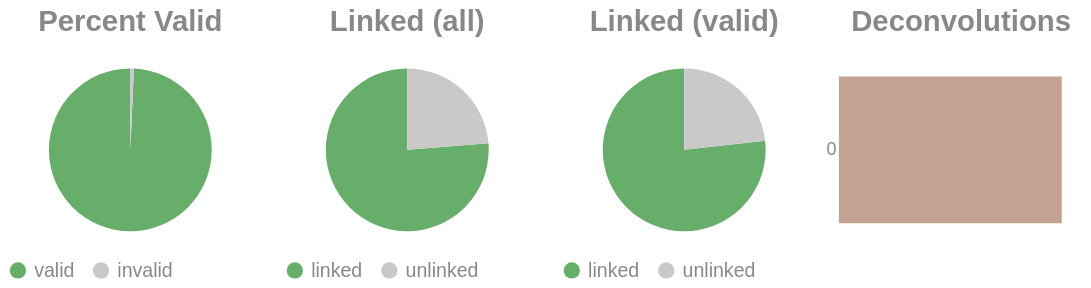

The notebook cell this image was saved under:
### Code cell
if SKIPLR:
    pass
else:
    clash = Counter()
    for i in valids['molecule'].to_list():
        _mol = i.split("-")
        if len(_mol) == 1:
            clash.update('0')
        else:
            clash.update(_mol[-1])

    _d = {"deconvolutions": [], 'count': []}
    for k,v in clash.items():
        _d['deconvolutions'].append(k)
        _d['count'].append(v)

    tot_valid = valids['reads'].sum()
    mask = valids['reads'] >= 2
    n_linked_reads = valids.filter(mask)['reads'].sum()
    if n_linked_reads == 0:
        print_html("No linked molecules (>=2 reads) were detected; skipping linked-only distributions.")
        SKIPLR = True
    else:
        perc_valid = round(tot_valid / n_reads, 4)
        linked_perc_abs = round(n_linked_reads / n_reads, 4)
        linked_perc = round(n_linked_reads / tot_valid, 4)

    _valid = pl.DataFrame({"valids": ['valid', 'invalid'], "count": [tot_valid, n_reads - tot_valid]})
    _linked_abs = pl.DataFrame({"linked (absolute)": ['linked', 'unlinked'], "count": [n_linked_reads, n_reads - n_linked_reads]})
    _linked_rel = pl.DataFrame({"linked (valids)": ['linked', 'unlinked'], "count": [n_linked_reads, tot_valid - n_linked_reads]})

    (
        alt.hconcat(
            piechart(_valid, goodval = 'valid', title = "Percent Valid"),
            piechart(_linked_abs, goodval = "linked", title =  "Linked (all)"),
            piechart(_linked_rel, goodval = "linked", title =  "Linked (valid)"),
            convolutionbar(pl.DataFrame(_d), title = "Deconvolutions"),
            center = True,
            bounds = 'flush'
        )
        .resolve_scale(color='independent')
        .resolve_legend('independent')
        .properties(usermeta={'embedOptions': {"actions": False}})
    ).display()

### Figure 1 — Vega-Lite specification as saved in the notebook (floating-point values rounded to 4 significant figures)
{"width": "container", "height": 400, "config": {"title": {"anchor": "start", "dy": -15, "fontSize": 18, "color": "#888888", "subtitleColor": "#888888", "subtitleFontSize": 14}, "arc": {"fill": "#0072B2"}, "axis": {"domainColor": "#888888", "domainWidth": 0.5, "gridWidth": 0.2, "grid": false, "titleFontWeight": 400, "titleFontSize": 15, "labelFontSize": 11, "labelColor": "#888888", "tickColor": "#888888", "tickWidth": 0.2, "titleColor": "#888888"}, "axisBand": {"grid": false}, "axisX": {"grid": true, "tickSize": 10, "domainCap": "round"}, "axisY": {"domain": false, "grid": true, "tickSize": 0, "domainCap": "round"}, "background": "transparent", "header": {"labelFontSize": 15, "labelColor": "#888888", "titleFontSize": 15, "titleFontWeight": 600, "titleColor": "#888888"}, "legend": {"labelFont": "sans-serif", "labelFontSize": 12, "labelColor": "#888888", "symbolSize": 100, "symbolType": "circle", "titleFontSize": 12, "titlePadding": 10, "titleColor": "#888888", "title": null}, "range": {"category": ["#E69F00", "#56B4E9", "#009E73", "#F0E442", "#0072B2", "#D55E00", "#CC79A7", "#000000"], "diverging": ["#cfe8f3", "#a2d4ec", "#73bfe2", "#46abdb", "#1696d2", "#12719e"]}, "area": {"fill": "#0072B2", "fillOpacity": 0.7, "line": true, "strokeOpacity": 0.7}, "line": {"color": "#0072B2", "stroke": "#0072B2", "strokeWidth": 2}, "trail": {"color": "#0072B2", "stroke": "#0072B2", "strokeWidth": 0, "size": 1}, "point": {"filled": true, "fillOpacity": 1.0, "size": 95}, "text": {"color": "#888888", "fontSize": 11, "align": "right", "fontWeight": 400, "size": 11}, "bar": {"fill": "#0072B2", "stroke": null}, "view": {"stroke": null, "continuousWidth": 660, "continuousHeight": 400}}, "hconcat": [{"data": {"name": "data-96cc434ac1ca9ad7dd1f95c42b9c9c7b"}, "mark": {"type": "arc"}, "encoding": {"color": {"field": "valids", "legend": {"orient": "bottom", "title": null}, "scale": {"domain": ["valid", "invalid"], "range": ["#68ae6b", "#C9C9C9"]}, "title": "Valids", "type": "nominal"}, "theta": {"field": "count", "type": "quantitative"}, "tooltip": [{"field": "valids", "title": "Valids", "type": "ordinal"}, {"field": "percent", "format": ".2%", "title": "Percent", "type": "quantitative"}, {"field": "count", "title": "Count", "type": "quantitative"}]}, "height": 100, "title": {"text": "Percent Valid", "align": "center", "anchor": "middle"}, "transform": [{"calculate": "datum.count / 22354164", "as": "percent"}], "width": 150}, {"data": {"name": "data-0c2863d5a5496fe9d134a19cb8fa57cb"}, "mark": {"type": "arc"}, "encoding": {"color": {"field": "linked (absolute)", "legend": {"orient": "bottom", "title": null}, "scale": {"domain": ["linked", "unlinked"], "range": ["#68ae6b", "#C9C9C9"]}, "title": "Linked (Absolute)", "type": "nominal"}, "theta": {"field": "count", "type": "quantitative"}, "tooltip": [{"field": "linked (absolute)", "title": "Linked (Absolute)", "type": "ordinal"}, {"field": "percent", "format": ".2%", "title": "Percent", "type": "quantitative"}, {"field": "count", "title": "Count", "type": "quantitative"}]}, "height": 100, "title": {"text": "Linked (all)", "align": "center", "anchor": "middle"}, "transform": [{"calculate": "datum.count / 22354164", "as": "percent"}], "width": 150}, {"data": {"name": "data-a1f12f8c5b47174d045a58576786a25a"}, "mark": {"type": "arc"}, "encoding": {"color": {"field": "linked (valids)", "legend": {"orient": "bottom", "title": null}, "scale": {"domain": ["linked", "unlinked"], "range": ["#68ae6b", "#C9C9C9"]}, "title": "Linked (Valids)", "type": "nominal"}, "theta": {"field": "count", "type": "quantitative"}, "tooltip": [{"field": "linked (valids)", "title": "Linked (Valids)", "type": "ordinal"}, {"field": "percent", "format": ".2%", "title": "Percent", "type": "quantitative"}, {"field": "count", "title": "Count", "type": "quantitative"}]}, "height": 100, "title": {"text": "Linked (valid)", "align": "center", "anchor": "middle"}, "transform": [{"calculate": "datum.count / 22198249", "as": "percent"}], "width": 150}, {"data": {"name": "data-13b771dcb4fb6a32640d75437ce73167"}, "mark": {"type": "bar"}, "encoding": {"color": {"field": "deconvolutions", "legend": null, "scale": {"scheme": "lightgreyred"}, "type": "nominal"}, "tooltip": [{"field": "deconvolutions", "title": "Deconvolutions", "type": "ordinal"}, {"field": "percent", "format": ".2%", "title": "Percent", "type": "quantitative"}, {"field": "count", "title": "Count", "type": "quantitative"}], "x": {"axis": null, "field": "count", "type": "quantitative"}, "y": {"field": "deconvolutions", "sort": "ascending", "title": null, "type": "nominal"}}, "height": 100, "title": {"text": "Deconvolutions", "align": "center", "anchor": "middle"}, "transform": [{"calculate": "datum.count / 9118669", "as": "percent"}], "width": 150}], "bounds": "flush", "center": true, "resolve": {"legend": {"angle": "independent"}, "scale": {"color": "independent"}}, "usermeta": {"embedOptions": {"actions": false}}, "$schema": "https://vega.github.io/schema/vega-lite/v6.1.0.json", "datasets": {"data-96cc434ac1ca9ad7dd1f95c42b9c9c7b": [{"valids": "valid", "count": 22198249}, {"valids": "invalid", "count": 155915}], "data-0c2863d5a5496fe9d134a19cb8fa57cb": [{"linked (absolute)": "linked", "count": 17050296}, {"linked (absolute)": "unlinked", "count": 5303868}], "data-a1f12f8c5b47174d045a58576786a25a": [{"linked (valids)": "linked", "count": 17050296}, {"linked (valids)": "unlinked", "count": 5147953}], "data-13b771dcb4fb6a32640d75437ce73167": [{"deconvolutions": "0", "count": 9118669}]}}
